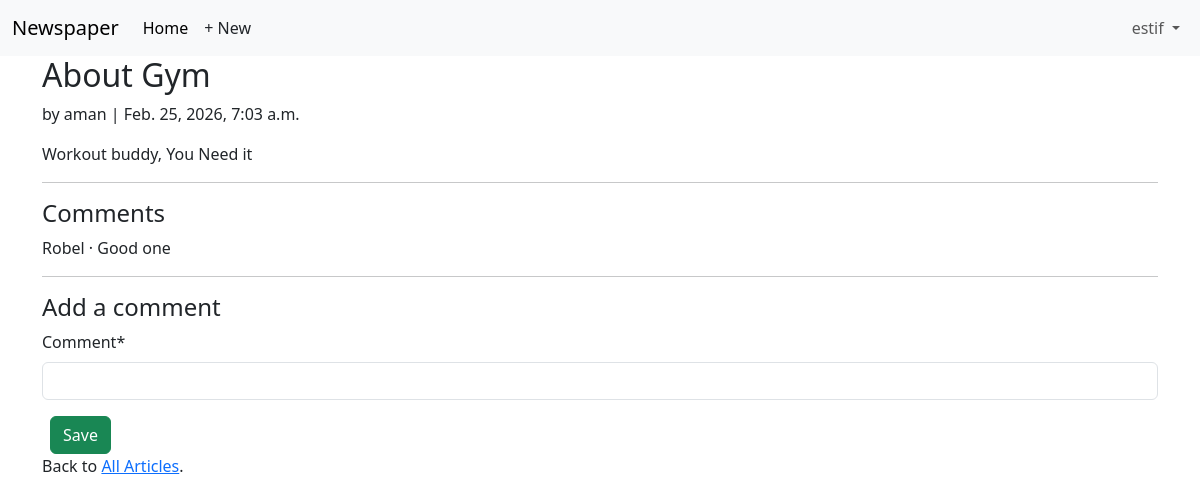
The page /articles/1/ (signed in) on the database its author committed.
### accounts/models.py (models this page shows)
class CustomUser(AbstractUser):
    age = models.PositiveBigIntegerField(null = True, blank = True)

### articles/models.py (models this page shows, shortened)
class Article(models.Model):
    title = models.CharField(max_length = 255)
    body = models.TextField()
    date = models.DateTimeField(auto_now_add=True)
    author = models.ForeignKey(
        settings.AUTH_USER_MODEL,
        on_delete=models.CASCADE,
    )

class Comment(models.Model):
    article = models.ForeignKey(Article, on_delete=models.CASCADE)
    comment = models.CharField(max_length=140)
    author = models.ForeignKey(
        settings.AUTH_USER_MODEL,
        on_delete=models.CASCADE
    )
    def __str__(self):
        return self.comment

### articles/views.py (the view, shortened to what this page needs)
# urls.py: path("<int:pk>/", ArticleDetailView.as_view(), name = "article_detail"),
class ArticleDetailView(LoginRequiredMixin, DetailView): # new
  def get(self, request, *args, **kwargs):
     view = CommentGet.as_view()
     return view(request, *args, **kwargs)

### articles/forms.py
class CommentForm(forms.ModelForm):
    class Meta:
        model = Comment
        fields = {"comment"}

### articles/views.py (called while the page is built)
    def get_context_data(self, **kwargs):
        context = super().get_context_data(**kwargs)
        context["form"] = CommentForm()
        return context

### templates/article_detail.html (shortened to what this page needs)
{% extends "base.html" %}
{% load crispy_forms_tags %}
{% block content %}
<div class="article-entry">
<h2>{{ object.title }}</h2>
<p>by {{ object.author }} | {{ object.date }}</p>
<p>{{ object.body }}</p>
</div>
<hr>
<h4>Comments</h4>
{% for comment in article.comment_set.all %}
<p>{{ comment.author }} &middot; {{ comment }}</p>
{% endfor %}
<hr>
<h4>Add a comment</h4>
<form action="" method="post">{% csrf_token %}
{{ form|crispy }}
<button class="btn btn-success ms-2" type="submit">Save</button>
</form>
<div>
<p>Back to <a href="{% url 'article_list' %}">All Articles</a>.</p>
</div>
{% endblock content %}

### templates/base.html (shortened to what this page needs)
<!DOCTYPE html>
<html>
<head>
<link href="https://cdn.jsdelivr.net/npm/bootstrap@5.3.3/dist/css/
bootstrap.min.css" rel="stylesheet"
crossorigin="anonymous">
</head>
<body>
    <body>
<nav class="navbar navbar-expand-lg bg-body-tertiary">
<div class="container-fluid">
<a class="navbar-brand" href="{% url 'home' %}">Newspaper</a>
<div class="collapse navbar-collapse" id="navbarSupportedContent">
<ul class="navbar-nav me-auto mb-2 mb-lg-0">
<li class="nav-item">
<a class="nav-link active" aria-current="page" href="#">Home</a>
</li>
{% if user.is_authenticated %}
<li><a href="{% url 'article_new' %}" class="nav-link px-2 link-dark">+ New</a></li>
</ul>
<div class="mr-auto">
<ul class="navbar-nav">
<li class="nav-item dropdown">
<a class="nav-link dropdown-toggle" href="#" role="button"
data-bs-toggle="dropdown" aria-expanded="false">
{{ user.username }}
</a>
</li>
{% endif %}
</div>
</div>
</nav>
<main>
<div class="container">
{% block content %}
{% endblock content %}
</div>
</main>
</body>
</html>

### rows shown on the page
CustomUser: username "estif"
Article: title "About Gym", author "aman", date "Feb. 25, 2026, 7:03 a.m.", body "Workout buddy, You Need it"
Comment: author "Robel", comment "Good one"
